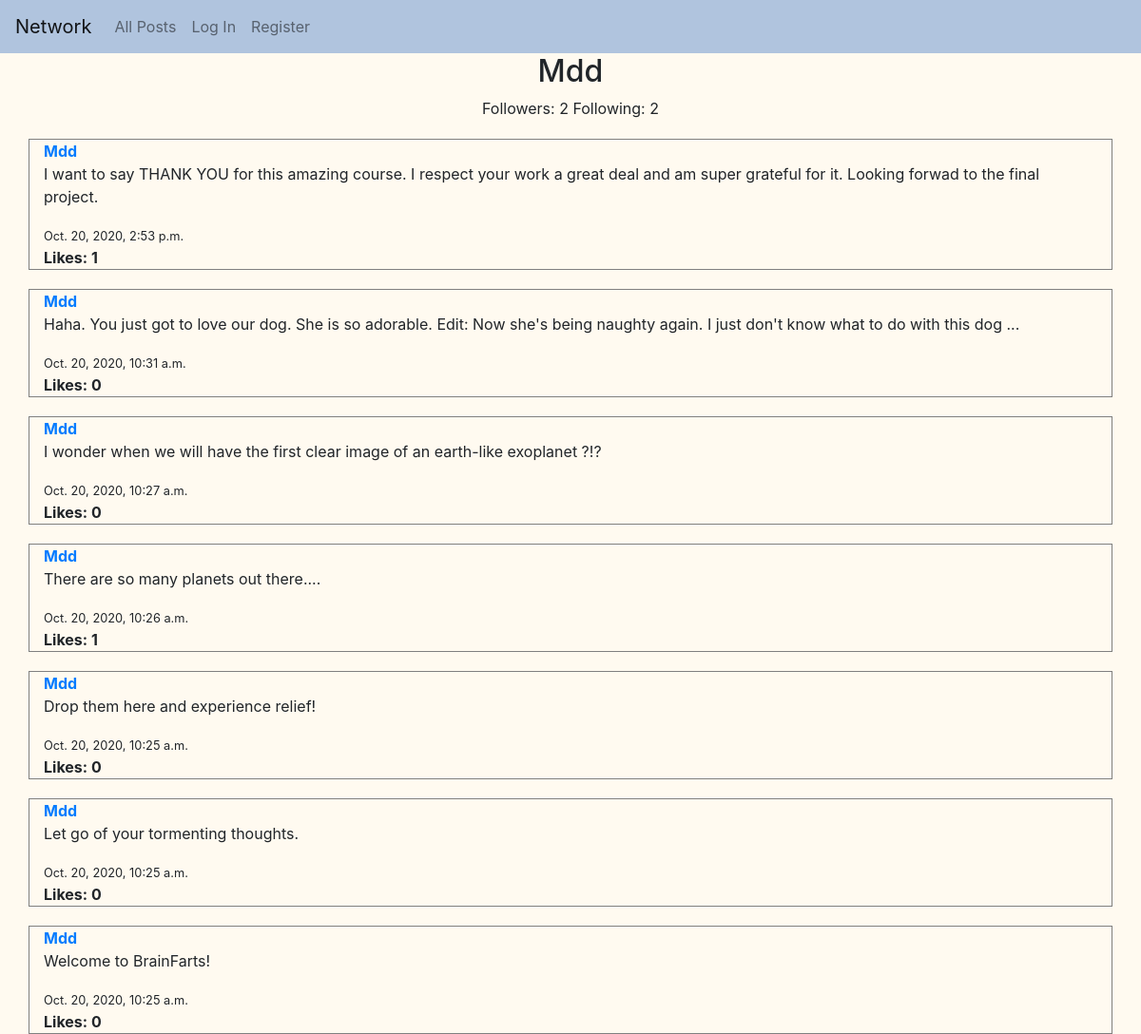
The app's page /profile/1 with its own data.
### network/models.py (models this page shows, shortened)
class User(AbstractUser):
    followers = models.ManyToManyField("self", blank=True, symmetrical=False, related_name="following")

class Post(models.Model):
    author = models.ForeignKey("User", on_delete=models.CASCADE, related_name="posts")
    content = models.TextField()
    timestamp = models.DateTimeField(auto_now_add=True)
    likes = models.ManyToManyField("User")

### network/views.py (the view)
# urls.py: path("profile/<int:userid>", views.profile, name="profile"),
def profile(request, userid):
    profile = User.objects.get(id=userid)
    return render(request, "network/profile.html", {
        "followers": profile.followers.count(),
        "user_following": request.user in profile.followers.all(),
        "following": profile.following.count(),
        "profile": profile,
        "page_obj": profile.posts.all().order_by('-timestamp')
    })

### network/templates/network/profile.html (shortened to what this page needs)
{% extends "network/layout.html" %}
{% load static %}
{% block body %}
    <h2 style="text-align: center;">{{ profile.username }}</h2>
    <div style="text-align: center;">
        Followers: <span id="follower-count">{{ followers}}</span> Following: {{ following }}
    </div>
{% include 'network/posts.html' %}
{% endblock %}

### network/templates/network/layout.html (shortened to what this page needs)
{% load static %}
<!DOCTYPE html>
<html lang="en">
    <head>
        <link rel="stylesheet" href="https://stackpath.bootstrapcdn.com/bootstrap/4.4.1/css/bootstrap.min.css">
        <link href="{% static 'network/styles.css' %}" rel="stylesheet">
    </head>
    <body>
        <nav class="navbar navbar-expand-lg navbar-light" style="background-color: #B0C4DE;">
            <a class="navbar-brand" href="{% url 'index' %}">Network</a>
            <div>
              <ul class="navbar-nav mr-auto">
                <li class="nav-item">
                  <a class="nav-link" href="{% url 'index' %}">All Posts</a>
                </li>
                {% if user.is_authenticated %}
                    <li class="nav-item">
                        <a class="nav-link" href="{% url 'following' %}">Following</a>
                    </li>
                    <li class="nav-item">
                        <a class="nav-link" href="{% url 'logout' %}">Log Out</a>
                    </li>
                {% else %}
                    <li class="nav-item">
                        <a class="nav-link" href="{% url 'login' %}">Log In</a>
                    </li>
                    <li class="nav-item">
                        <a class="nav-link" href="{% url 'register' %}">Register</a>
                    </li>
                {% endif %}
              </ul>
            </div>
          </nav>
        <div class="body">
            {% block body %}
            {% endblock %}
        </div>
    </body>
</html>

### network/templates/network/posts.html (shortened to what this page needs)
<div id="posts">
    {% for post in page_obj %}
    <div class="container post-div">
        <a href="{% url 'profile' post.author.id %}"><strong>{{ post.author }}</strong></a>
        <p id="content-{{ post.id }}">{{ post.content}}</p>
        <small>{{ post.timestamp }}</small><br>
        <strong>Likes: <span id="likes-{{ post.id }}">{{ post.likes.all|length }}</span></strong>
    </div>
    {% endfor %}
</div>

### network/static/network/styles.css (style rules this page uses)
body { background-color: floralwhite; }
.post-div { border: 1px solid gray; width: 100%; margin-top: 20px; }

### records on screen
User: username "Mdd"
Post: author "Mdd", content "I want to say THANK YOU for this amazing course. I respect your work a great deal and am super grateful for it. Looking forwad to the final project.", timestamp "Oct. 20, 2020, 2:53 p.m.", likes.all|length "1"
Post: author "Mdd", content "Haha. You just got to love our dog. She is so adorable. Edit: Now she's being naughty again. I just don't know what to do with this dog ...", timestamp "Oct. 20, 2020, 10:31 a.m.", likes.all|length "0"
Post: author "Mdd", content "I wonder when we will have the first clear image of an earth-like exoplanet ?!?", timestamp "Oct. 20, 2020, 10:27 a.m.", likes.all|length "0"
Post: author "Mdd", content "There are so many planets out there....", timestamp "Oct. 20, 2020, 10:26 a.m.", likes.all|length "1"
Post: author "Mdd", content "Drop them here and experience relief!", timestamp "Oct. 20, 2020, 10:25 a.m.", likes.all|length "0"
Post: author "Mdd", content "Let go of your tormenting thoughts.", timestamp "Oct. 20, 2020, 10:25 a.m.", likes.all|length "0"
Post: author "Mdd", content "Welcome to BrainFarts!", timestamp "Oct. 20, 2020, 10:25 a.m.", likes.all|length "0"

### other values on screen
{{ followers }} "2"
{{ following }} "2"
